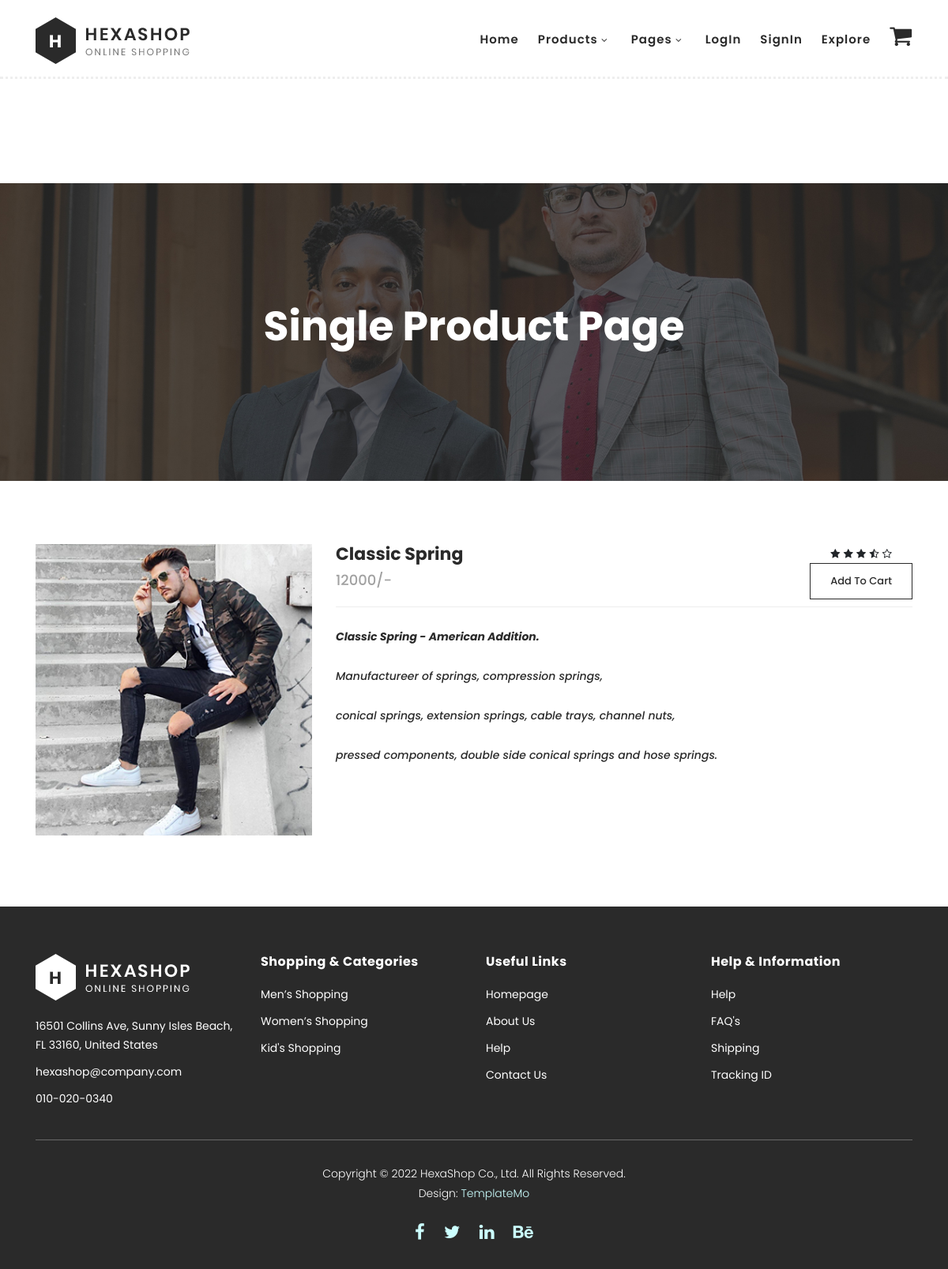
The page /single-product/classic-spring on the database its author committed.
### addproducts/models.py (models this page shows, shortened)
class Product_Entries(models.Model):
	product_from = models.CharField(max_length=50);
	product_name = models.CharField(max_length=100);
	product_details = HTMLField();
	product_price = models.CharField(max_length=10);
	product_image = models.FileField(upload_to="products/", max_length=250,null=True,default=None);
	product_slug = AutoSlugField(populate_from='product_name', unique=True, null=True, default=None);
	product_create_date = models.DateTimeField(auto_now_add=True)
	product_update_date = models.DateTimeField(auto_now=True)

### letsShop/views.py (the view)
# urls.py: path('single-product/<newsslug>',views.singleproduct,name="single-product"),
def singleproduct(request,newsslug):
    myData=Product_Entries.objects.get(product_slug=newsslug);
    myStars=['1','1','1','0','']
    data={
        'myData' : myData,
        'myStars' : myStars,
    }
    return render(request,'single-product.html',data);

### templates/single-product.html (shortened to what this page needs)
{% extends "MASTER.html" %}
{% block childcontent %}
    <br>
    <br>
    <br>
    <div class="page-heading" id="top">
        <div class="container">
            <div class="row">
                <div class="col-lg-12">
                    <div class="inner-content">
                        <h2>Single Product Page</h2>
                    </div>
                </div>
            </div>
        </div>
    </div>
    <section class="section" id="product">
        <div class="container">
            <div class="row">
                <div class="col-lg-4">
                <div class="left-images">
                    <img src="/media/{{myData.product_image}}" alt="">
                </div>
            </div>
            <div class="col-lg-8">
                <div class="right-content">
                    <h4>{{myData.product_name}}</h4>
                    <span class="price">{{myData.product_price}}/-</span>
                    <ul class="stars">
                    <center>
                        {% for stars in myStars %}
                            {% if stars == "1" %}
                            <li><i class="fa fa-star"></i></li>
                            {% elif stars == "0" %}
                            <li><i class="fa fa-star-half-o"></i></li>
                            {% elif stars == "" %}
                            <li><i class="fa fa-star-o"></i></li>
                            {% endif %}
                        {% endfor %}
                        <ul>
                            <div class="total">
                                <div class="main-border-button"><a href="/cart-add/{{myData.product_slug}}/{{request.path}}">Add To Cart</a></div>
                            </div>
                        </ul>
                    </center>
                    </ul>
                    <div class="quote">
                        <p>{{myData.product_details | safe}}</p>
                    </div>
                </div>
            </div>
            </div>
        </div>
    </section>
{% endblock %}

### static/css/templatemo-hexashop.css (style rules this page uses)
html, body, div, span, applet, object, iframe, h1, h2, h3, h4, h5, h6, p, blockquote, div pre, a, abbr, acronym, address, big, cite, code, del, dfn, em, font, img, ins, kbd, q, s, samp, small, strike, strong, sub, sup, tt, var, b, u, i, center, dl, dt, dd, ol, ul, li, figure, header, nav, section, article, aside, footer, figcaption { margin: 0; padding: 0; border: 0; outline: 0; }
ul, li { padding: 0; margin: 0; list-style: none; }
header, nav, section, article, aside, footer, hgroup { display: block; }
* { box-sizing: border-box; }
html, body { font-family: 'Poppins', sans-serif; font-weight: 400; background-color: #fff; font-size: 16px; -ms-text-size-adjust: 100%; -webkit-font-smoothing: antialiased; -moz-osx-font-smoothing: grayscale; }
a { text-decoration: none !important; }
h1, h2, h3, h4, h5, h6 { margin-top: 0px; margin-bottom: 0px; }
ul { margin-bottom: 0px; }
p { font-size: 14px; line-height: 25px; color: #2a2a2a; }
html, body { background: #fff; font-family: 'Poppins', sans-serif; }
.main-border-button a { font-size: 13px; color: #fff; border: 1px solid #fff; padding: 12px 25px; display: inline-block; font-weight: 500; transition: all .3s; }
.page-heading { margin-top: 160px; margin-bottom: 30px; background-image: url(../images/products-page-heading.jpg); background-position: center center; background-size: cover; background-repeat: no-repeat; }
.page-heading .inner-content { padding: 150px 0px; text-align: center; }
.page-heading .inner-content h2 { font-size: 52px; color: #fff; font-weight: 700; margin-bottom: 15px; }
#product { margin-top: 80px; }
#product .left-images img { width: 100%; overflow: hidden; margin-bottom: 30px; }
#product .right-content { position: relative; z-index: 3; background-color: #fff; }
#product .right-content h4 { font-size: 22px; color: #2a2a2a; font-weight: 700; margin-bottom: 0px; }
#product .right-content span.price { font-size: 18px; color: #a1a1a1; font-weight: 500; display: block; margin-top: 5px; border-bottom: 1px solid #eee; padding-bottom: 20px; }
#product .right-content ul.stars { position: absolute; right: 0; top: 0; }
#product .right-content ul.stars li { display: inline; font-size: 13px; }
#product .right-content span { font-size: 14px; color: #aaaaaa; font-weight: 500; display: block; margin-top: 25px; }
#product .right-content .quote { margin-top: 25px; }
#product .right-content .quote p { font-style: italic; color: #2a2a2a; font-weight: 500; }
#product .right-content p { font-size: 14px; color: #aaaaaa; font-weight: 500; display: block; margin-top: 25px; }
.total .main-border-button { text-align: right; }
.total .main-border-button a { border-color: #2a2a2a; color: #2a2a2a; }

### rows shown on the page
Product_Entries: product_image (picture), product_name "Classic Spring", product_price "12000", product_details "Classic Spring - American Addition. Manufactureer of springs, compression springs, conical springs, extension springs, cable trays, channel nuts, pressed components, double side conical springs and hose springs."
